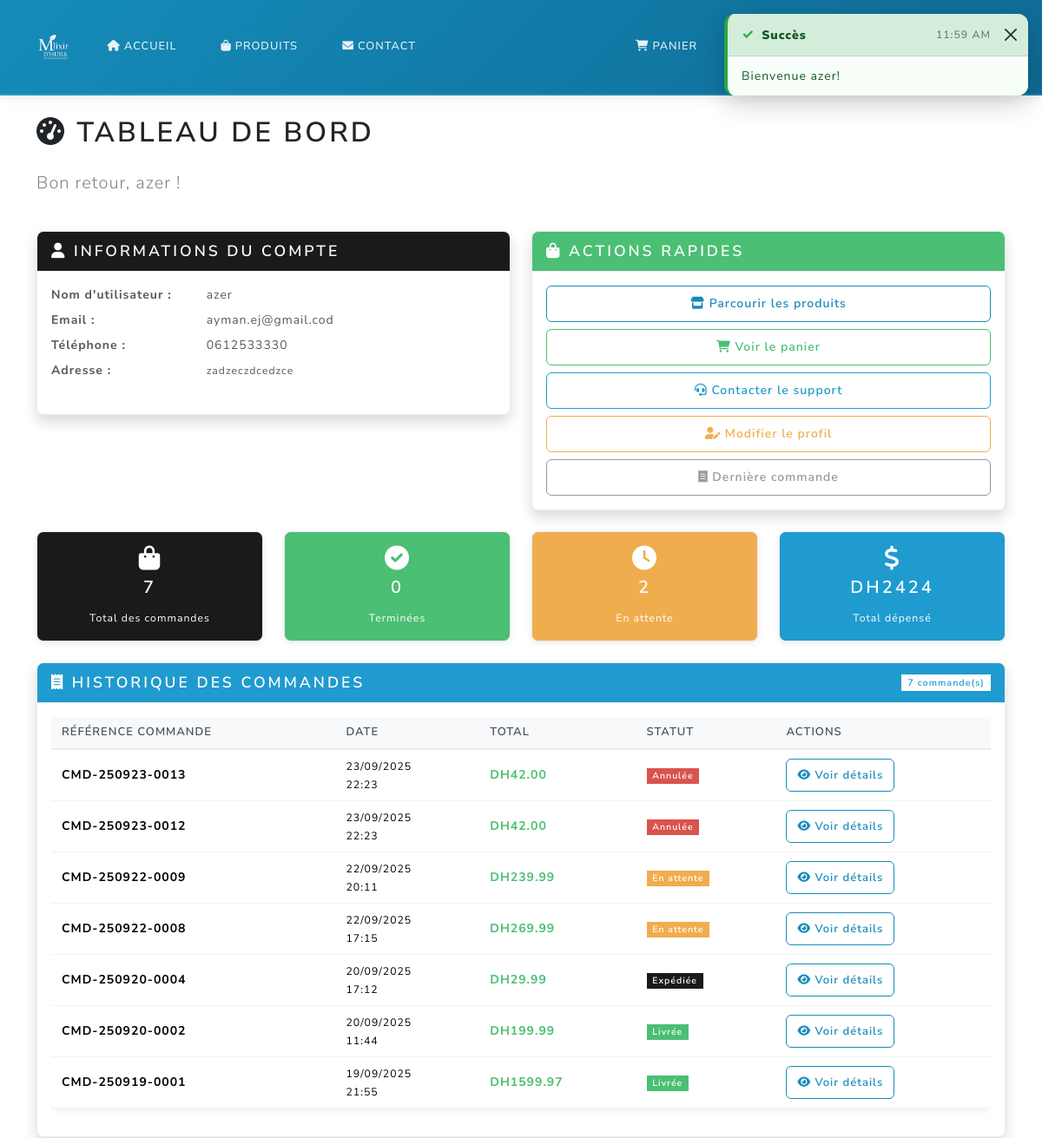
Before: /dashboard (signed in, upper part) with the older database file.
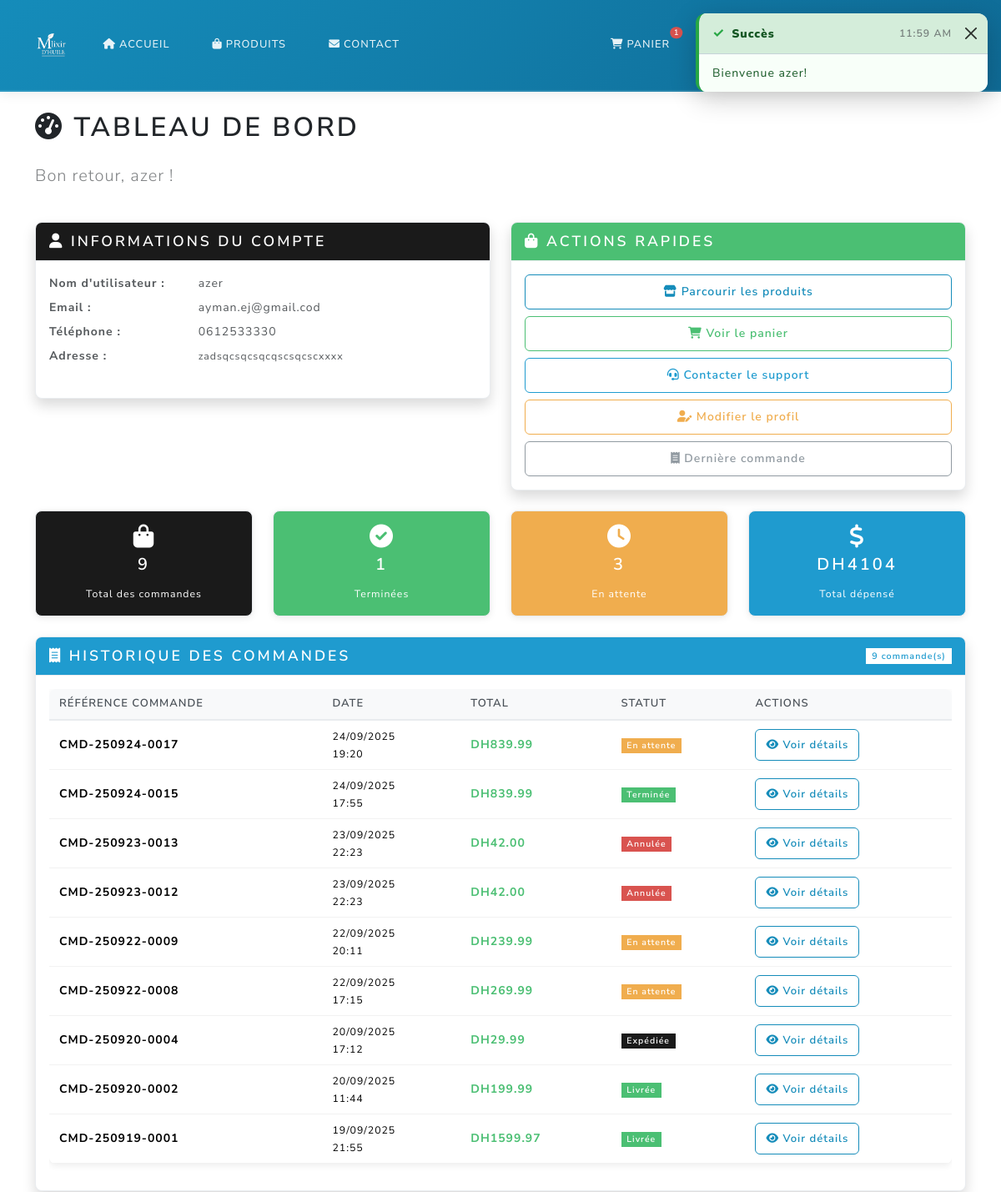
After: the same page with the newer database file.
### main.py (models this page shows, shortened)
class User(UserMixin, db.Model):
    id = db.Column(db.Integer, primary_key=True)
    username = db.Column(db.String(80), unique=True, nullable=False)
    email = db.Column(db.String(120), unique=True, nullable=False)
    password_hash = db.Column(db.String(120), nullable=False)
    phone = db.Column(db.String(20), nullable=True)
    address = db.Column(db.Text, nullable=True)
    is_admin = db.Column(db.Boolean, default=False)
    orders = db.relationship('Order', backref='user', lazy=True)

class Order(db.Model):
    id = db.Column(db.Integer, primary_key=True)
    user_id = db.Column(db.Integer, db.ForeignKey('user.id'), nullable=False)
    total = db.Column(db.Float, nullable=False)
    status = db.Column(db.String(20), default='pending')
    created_at = db.Column(db.DateTime, default=db.func.current_timestamp())
    @property
    def title(self):
        if self.created_at:
            date_str = self.created_at.strftime('%y%m%d')
            return f"CMD-{date_str}-{str(self.id).zfill(4)}"
        return f"CMD-{str(self.id).zfill(4)}"

### main.py (the view)
@app.route('/dashboard')
@login_required
def dashboard():
    orders = Order.query.filter_by(user_id=current_user.id).order_by(Order.created_at.desc()).all()
    return render_template('dashboard.html', orders=orders)

### main.py (called while the page is built, shortened)
@login_manager.user_loader
def load_user(user_id):
    return User.query.get(int(user_id))

@app.context_processor
def inject_toast_messages():
    toast_message = session.pop('toast_message', None)
    toast_type = session.pop('toast_type', None)
    return {
        'toast_message': toast_message,
        'toast_type': toast_type or 'info'
    }

@app.context_processor
def inject_cart_count():
    if current_user.is_authenticated:
        try:
            from sqlalchemy import inspect
            inspector = inspect(db.engine)
            if 'cart' in inspector.get_table_names():
                cart_count = Cart.query.filter_by(user_id=current_user.id).count()
                cart_total_quantity = db.session.query(db.func.sum(Cart.quantity))\
                    .filter_by(user_id=current_user.id).scalar() or 0
                return {
                    'cart_count': cart_count,
                    'cart_total_quantity': int(cart_total_quantity)
                }
        except Exception:
            pass
    return {'cart_count': 0, 'cart_total_quantity': 0}

def get_shipping_settings():
    settings = ShippingSettings.query.first()
    return settings

### templates/dashboard.html (shortened to what the changed rows need)
{% extends "base.html" %}
{% block content %}
<div class="container py-4">
  <div class="row">
    <div class="col-12">
      <h1 class="mb-4"><i class="fas fa-tachometer-alt"></i> Tableau de bord</h1>
      <p class="lead text-muted">Bon retour, {{ current_user.username }} !</p>
    </div>
  </div>
  <div class="row mb-4">
    <div class="col-md-6">
      <div class="card shadow">
        <div class="card-body">
          <div class="row mb-2">
            <div class="col-sm-4">
              <strong>Nom d'utilisateur :</strong>
            </div>
            <div class="col-sm-8">{{ current_user.username }}</div>
          </div>
          <div class="row mb-2">
            <div class="col-sm-4">
              <strong>Email :</strong>
            </div>
            <div class="col-sm-8">{{ current_user.email }}</div>
          </div>
          <div class="row mb-2">
            <div class="col-sm-4">
              <strong>Téléphone :</strong>
            </div>
            <div class="col-sm-8">{{ current_user.phone or 'Non fourni' }}</div>
          </div>
          <div class="row">
            <div class="col-sm-8">
              <small>{{ current_user.address or 'Non fournie' }}</small>
            </div>
          </div>
        </div>
      </div>
    </div>
  </div>
  <div class="row mb-4">
    <div class="col-md-3">
      <div class="card bg-primary text-white">
        <div class="card-body text-center">
          <i class="fas fa-shopping-bag fa-2x mb-2"></i>
          <h4>{{ orders|length }}</h4>
          <small>Total des commandes</small>
        </div>
      </div>
    </div>
    <div class="col-md-3">
      <div class="card bg-success text-white">
        <div class="card-body text-center">
          <i class="fas fa-check-circle fa-2x mb-2"></i>
          <h4>{{ orders|selectattr('status', 'equalto', 'completed')|list|length }}</h4>
          <small>Terminées</small>
        </div>
      </div>
    </div>
    <div class="col-md-3">
      <div class="card bg-warning text-white">
        <div class="card-body text-center">
          <i class="fas fa-clock fa-2x mb-2"></i>
          <h4>{{ orders|selectattr('status', 'equalto', 'pending')|list|length }}</h4>
          <small>En attente</small>
        </div>
      </div>
    </div>
    <div class="col-md-3">
      <div class="card bg-info text-white">
        <div class="card-body text-center">
          <i class="fas fa-dollar-sign fa-2x mb-2"></i>
          <h4>DH{{ "%.0f"|format(orders|sum(attribute='total')) }}</h4>
          <small>Total dépensé</small>
        </div>
      </div>
    </div>
  </div>
  <div class="row">
    <div class="col-12">
      <div class="card shadow">
        <div class="card-header bg-info text-white d-flex justify-content-between align-items-center">
          <h5 class="mb-0"><i class="fas fa-receipt"></i> Historique des commandes</h5>
          <span class="badge bg-white text-info">{{ orders|length }} commande(s)</span>
        </div>
        <div class="card-body">
          {% if orders %}
          <div class="table-responsive">
            <table class="table table-hover">
              <thead>
                <tr>
                  <th>Référence Commande</th>
                  <th>Date</th>
                  <th>Total</th>
                  <th>Statut</th>
                  <th>Actions</th>
                </tr>
              </thead>
              <tbody>
                {% for order in orders %}
                <tr>
                  <td>
                    <strong>
                      {% if order.title %}
                        {{ order.title }}
                      {% else %}
                        CMD-{{ order.created_at.strftime('%y%m%d') if order.created_at else '000000' }}-{{ ('%04d'|format(order.id)) }}
                      {% endif %}
                    </strong>
                  </td>
                  <td>
                    <small>
                      {{ order.created_at.strftime('%d/%m/%Y') if order.created_at else 'N/A' }}<br>
                      {{ order.created_at.strftime('%H:%M') if order.created_at else '' }}
                    </small>
                  </td>
                  <td><strong class="text-success">DH{{ "%.2f"|format(order.total) }}</strong></td>
                  <td>
                    {% if order.status == 'pending' %}
                      <span class="badge bg-warning">En attente</span>
                    {% elif order.status == 'processing' %}
                      <span class="badge bg-info">En cours</span>
                    {% elif order.status == 'shipped' %}
                      <span class="badge bg-primary">Expédiée</span>
                    {% elif order.status == 'delivered' %}
                      <span class="badge bg-success">Livrée</span>
                    {% elif order.status == 'completed' %}
                      <span class="badge bg-success">Terminée</span>
                    {% elif order.status == 'cancelled' %}
                      <span class="badge bg-danger">Annulée</span>
                    {% else %}
                      <span class="badge bg-secondary">{{ order.status.title() }}</span>
                    {% endif %}
                  </td>
                  <td>
                    <a href="{{ url_for('order_detail', order_id=order.id) }}"
                       class="btn btn-sm btn-outline-primary">
                      <i class="fas fa-eye"></i> Voir détails
                    </a>
                  </td>
                </tr>
                {% endfor %}
              </tbody>
            </table>
          </div>
          {% endif %}
        </div>
      </div>
    </div>
  </div>
</div>
{% endblock %}

Changed rows visible on the page:
changed User "azer": address "zadzeczdcedzce" → "zadsqcsqcsqcqscsqcscxxxx"
added Order: title "CMD-250924-0017", created_at "24/09/2025", created_at "19:20", total "839.99", status "En attente"
added Order: title "CMD-250924-0015", created_at "24/09/2025", created_at "17:55", total "839.99", status "Terminée"
Other visible differences:
{{ cart_total_quantity }}: (not shown) → "1"
{{ orders|length }}: "7" → "9"
{{ orders|selectattr('status', 'equalto', 'completed')|list|length }}: "0" → "1"
{{ orders|selectattr('status', 'equalto', 'pending')|list|length }}: "2" → "3"
{{ "%.0f"|format(orders|sum(attribute='total')) }}: "2424" → "4104"
